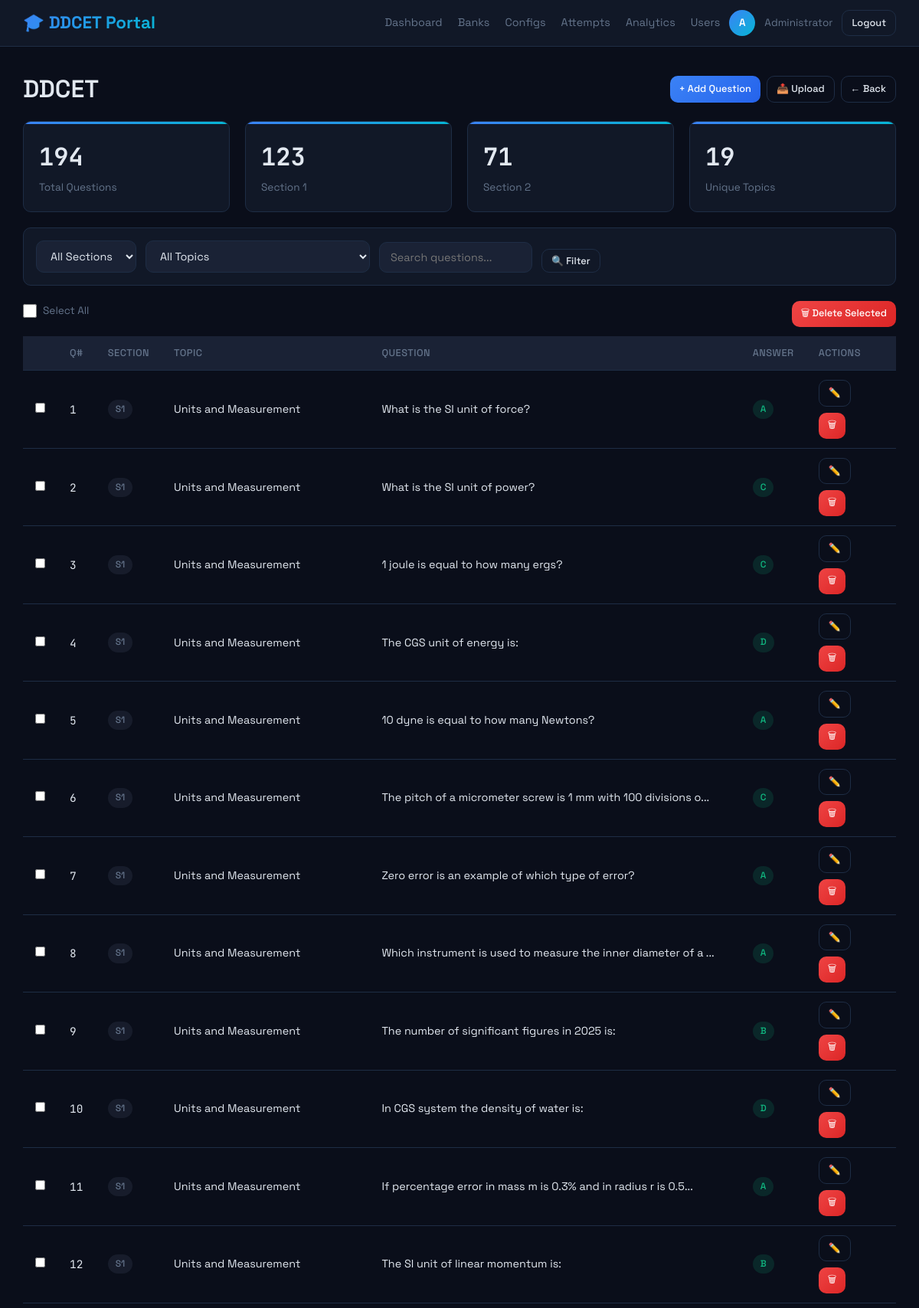
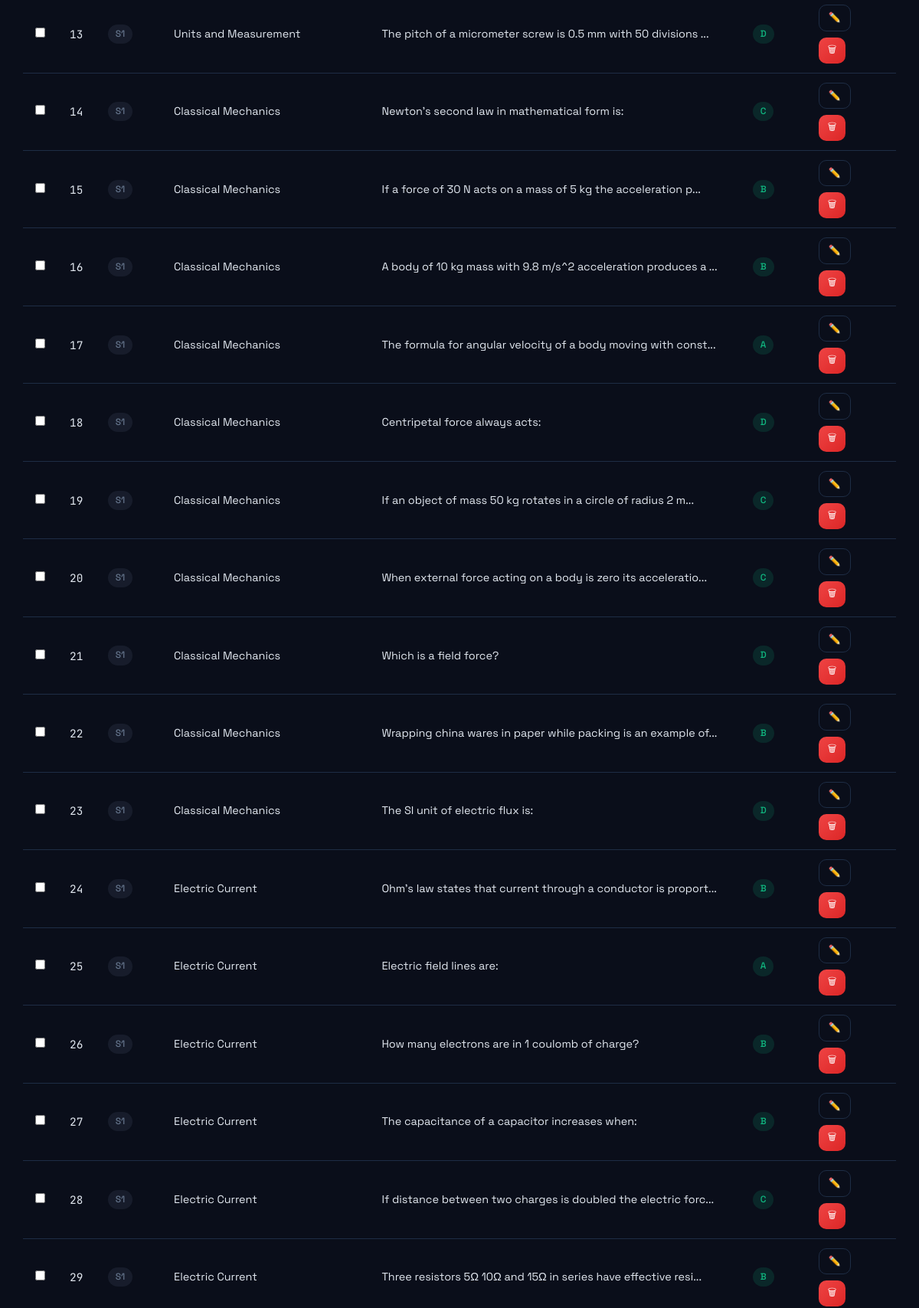
/admin/banks/1/questions (signed in, upper part), run on the app's committed database (2 pictures, top to bottom).
### models.py (models this page shows)
class User(UserMixin, db.Model):
    __tablename__ = 'users'
    id = db.Column(db.Integer, primary_key=True, autoincrement=True)
    name = db.Column(db.String(100), nullable=False)
    email = db.Column(db.String(150), unique=True, nullable=False)
    enrollment_number = db.Column(db.String(50), unique=True, nullable=False)
    engineering_branch = db.Column(db.String(100), nullable=False, default='Other')
    password = db.Column(db.String(255), nullable=False)
    role = db.Column(db.String(20), default='student')
    created_at = db.Column(db.DateTime, default=datetime.utcnow)
    is_active_user = db.Column(db.Boolean, default=True)
    @property
    def is_active(self):
        return self.is_active_user

class QuestionBank(db.Model):
    __tablename__ = 'question_banks'
    id = db.Column(db.Integer, primary_key=True)
    name = db.Column(db.String(150), nullable=False)
    description = db.Column(db.Text, default='')
    year = db.Column(db.Integer, nullable=True)
    section = db.Column(db.Integer, default=0)
    is_active = db.Column(db.Boolean, default=True)
    created_by = db.Column(db.Integer, db.ForeignKey('users.id'))
    created_at = db.Column(db.DateTime, default=datetime.utcnow)
    question_count = db.Column(db.Integer, default=0)
    questions = db.relationship('Question', backref='bank', lazy='dynamic',
                                cascade='all, delete-orphan')
    creator = db.relationship('User', foreign_keys=[created_by])

class Question(db.Model):
    __tablename__ = 'questions'
    id = db.Column(db.Integer, primary_key=True)
    bank_id = db.Column(db.Integer, db.ForeignKey('question_banks.id', ondelete='CASCADE'), nullable=False)
    qno = db.Column(db.Integer, default=0)
    section = db.Column(db.Integer, default=1)
    topic = db.Column(db.String(100), default='General')
    question = db.Column(db.Text, nullable=False)
    option_a = db.Column(db.Text, nullable=False)
    option_b = db.Column(db.Text, nullable=False)
    option_c = db.Column(db.Text, nullable=False)
    option_d = db.Column(db.Text, nullable=False)
    correct_ans = db.Column(db.String(1), nullable=False)
    explanation = db.Column(db.Text, default='')
    created_at = db.Column(db.DateTime, default=datetime.utcnow)

### admin.py (the view)
@admin_bp.route('/banks/<int:bank_id>/questions')
@login_required
@admin_required
def bank_questions(bank_id):
    bank = QuestionBank.query.get_or_404(bank_id)
    page = request.args.get('page', 1, type=int)
    section_f = request.args.get('section', '', type=str)
    topic_f = request.args.get('topic', '', type=str)
    search_q = request.args.get('q', '', type=str)
    query = Question.query.filter_by(bank_id=bank_id)
    if section_f and section_f.isdigit() and int(section_f) in [1, 2]:
        query = query.filter_by(section=int(section_f))
    if topic_f:
        query = query.filter_by(topic=topic_f)
    if search_q:
        query = query.filter(Question.question.ilike(f'%{search_q}%'))
    pagination = query.order_by(Question.qno).paginate(page=page, per_page=50, error_out=False)
    questions = pagination.items
    topics = db.session.query(Question.topic).filter_by(bank_id=bank_id).distinct().order_by(Question.topic).all()
    topics = [t[0] for t in topics if t[0]]
    total = Question.query.filter_by(bank_id=bank_id).count()
    sec1 = Question.query.filter_by(bank_id=bank_id, section=1).count()
    sec2 = Question.query.filter_by(bank_id=bank_id, section=2).count()
    return render_template('admin/bank_detail.html', bank=bank, mode='questions',
                           questions=questions, pagination=pagination, topics=topics,
                           section_f=section_f, topic_f=topic_f, search_q=search_q,
                           total=total, sec1=sec1, sec2=sec2, unique_topics=len(topics))

### admin.py (called while the page is built)
def admin_required(f):
    from functools import wraps
    @wraps(f)
    def decorated(*args, **kwargs):
        if not current_user.is_authenticated or current_user.role != 'admin':
            abort(403)
        return f(*args, **kwargs)
    return decorated

### auth.py (called while the page is built)
def generate_csrf_token():
    if '_csrf_token' not in session:
        session['_csrf_token'] = secrets.token_hex(32)
    return session['_csrf_token']

@auth_bp.before_app_request
def inject_csrf():
    from flask import g
    g.csrf_token = generate_csrf_token()

### templates/admin/bank_detail.html (shortened to what this page needs)
{% extends "base.html" %}
{% block content %}
<div class="main-content">
    {% if mode == 'create' %}
    <h1 style="margin-bottom: 24px;">📚 Create Question Bank</h1>
    <div class="card" style="max-width: 600px;">
        <form method="POST" action="{{ url_for('admin.create_bank') }}">
            <input type="hidden" name="csrf_token" value="{{ g.csrf_token }}">
            <div class="form-group">
                <label for="name">Bank Name *</label>
                <input type="text" name="name" id="name" class="form-control" placeholder="e.g. DDCET 2025 Physics"
                    required>
            </div>
            <div class="form-group">
                <label for="description">Description</label>
                <textarea name="description" id="description" class="form-control"
                    placeholder="Optional description"></textarea>
            </div>
            <div class="form-row">
                <div class="form-group">
                    <label for="year">Year</label>
                    <input type="number" name="year" id="year" class="form-control" placeholder="e.g. 2025">
                </div>
                <div class="form-group">
                    <label for="section">Section</label>
                    <select name="section" id="section" class="form-control">
                        <option value="0">All Sections (Mixed)</option>
                        <option value="1">Section 1 Only</option>
                        <option value="2">Section 2 Only</option>
                    </select>
                </div>
            </div>
            <div class="form-check">
                <input type="checkbox" name="is_active" id="is_active" checked>
                <label for="is_active">Active (available for exams & practice)</label>
            </div>
            <div class="btn-group mt-2">
                <button type="submit" class="btn btn-primary">✅ Create Bank</button>
                <a href="{{ url_for('admin.banks') }}" class="btn btn-outline">Cancel</a>
            </div>
        </form>
    </div>
    {% elif mode == 'questions' %}
    <div class="d-flex justify-between align-center" style="margin-bottom: 16px;">
        <div>
            <h1>{{ bank.name }}</h1>
        </div>
        <div class="btn-group">
            <a href="{{ url_for('admin.add_question', bank_id=bank.id) }}" class="btn btn-primary btn-sm">+ Add
                Question</a>
            <a href="{{ url_for('admin.upload_questions', bank_id=bank.id) }}" class="btn btn-outline btn-sm">📤
                Upload</a>
            <a href="{{ url_for('admin.banks') }}" class="btn btn-outline btn-sm">← Back</a>
        </div>
    </div>
    <div class="card-grid" style="margin-bottom: 20px;">
        <div class="stat-card">
            <div class="stat-value mono">{{ total }}</div>
            <div class="stat-label">Total Questions</div>
        </div>
        <div class="stat-card">
            <div class="stat-value mono">{{ sec1 }}</div>
            <div class="stat-label">Section 1</div>
        </div>
        <div class="stat-card">
            <div class="stat-value mono">{{ sec2 }}</div>
            <div class="stat-label">Section 2</div>
        </div>
        <div class="stat-card">
            <div class="stat-value mono">{{ unique_topics }}</div>
            <div class="stat-label">Unique Topics</div>
        </div>
    </div>
    <div class="card" style="margin-bottom: 20px; padding: 16px;">
        <form method="GET" action="{{ url_for('admin.bank_questions', bank_id=bank.id) }}" class="form-inline">
            <div class="form-group" style="margin-bottom: 0;">
                <select name="section" class="form-control" style="width: auto;">
                    <option value="">All Sections</option>
                </select>
            </div>
            <div class="form-group" style="margin-bottom: 0;">
                <select name="topic" class="form-control" style="width: auto;">
                    <option value="">All Topics</option>
                </select>
            </div>
            <div class="form-group" style="margin-bottom: 0;">
                <input type="text" name="q" class="form-control" placeholder="Search questions..."
                    value="{{ search_q }}" style="width: 200px;">
            </div>
            <button type="submit" class="btn btn-outline btn-sm">🔍 Filter</button>
        </form>
    </div>
    <form method="POST" action="{{ url_for('admin.bulk_delete_questions') }}" id="bulk-form">
        {% if questions %}
        <div style="margin-bottom: 12px; display: flex; justify-content: space-between; align-items: center;">
            <div class="form-check">
                <input type="checkbox" id="select-all-questions">
                <label for="select-all-questions" class="text-muted" style="font-size: .85rem;">Select All</label>
            </div>
            <button type="submit" class="btn btn-danger btn-sm"
                onclick="return confirm('Delete selected questions?')">🗑 Delete Selected</button>
        </div>
        <table class="table-dark">
            <thead>
                <tr>
                    <th style="width:30px;"></th>
                    <th>Q#</th>
                    <th>Section</th>
                    <th>Topic</th>
                    <th>Question</th>
                    <th>Answer</th>
                    <th>Actions</th>
                </tr>
            </thead>
            <tbody>
                {% for q in questions %}
                <tr data-q-id="{{ q.id }}"
                    data-q-json='{{ {"qno": q.qno, "section": q.section, "topic": q.topic, "question": q.question, "option_a": q.option_a, "option_b": q.option_b, "option_c": q.option_c, "option_d": q.option_d, "correct_ans": q.correct_ans, "explanation": q.explanation or ""}|tojson }}'
                    style="cursor:pointer;" onclick="showQuestionPreview('{{ q.id }}')">
                    <td onclick="event.stopPropagation();">
                        <input type="checkbox" name="question_ids" value="{{ q.id }}" class="question-checkbox">
                    </td>
                    <td class="mono">{{ q.qno }}</td>
                    <td><span class="badge badge-muted">S{{ q.section }}</span></td>
                    <td>{{ q.topic }}</td>
                    <td>{{ q.question[:60] }}{% if q.question|length > 60 %}...{% endif %}</td>
                    <td><span class="badge {{ 'badge-warning' if q.correct_ans == 'X' else 'badge-success' }}">{{
                            q.correct_ans }}</span></td>
                    <td onclick="event.stopPropagation();">
                        <div class="btn-group">
                            <a href="{{ url_for('admin.edit_question', q_id=q.id) }}"
                                class="btn btn-outline btn-sm">✏️</a>
                            <form action="{{ url_for('admin.delete_question', q_id=q.id) }}" method="POST"
                                style="display:inline;" class="delete-form">
                                <button type="submit" class="btn btn-danger btn-sm">🗑</button>
                            </form>
                        </div>
                    </td>
                </tr>
                {% endfor %}
            </tbody>
        </table>
        {% endif %}
    </form>
    {% endif %}
</div>
{% endblock %}

### templates/base.html (shortened to what this page needs)
<!DOCTYPE html>
<html lang="en">
<head>
    <link rel="stylesheet" href="{{ url_for('static', filename='css/main.css') }}">
</head>
<body>
    {% block nav %}
    <nav class="nav-dark">
        <a href="/" class="logo">🎓 DDCET Portal</a>
        {% if current_user.is_authenticated %}
        <div class="nav-user">
            <div class="nav-links">
                {% if current_user.role == 'admin' %}
                <a href="{{ url_for('admin.dashboard') }}">Dashboard</a>
                <a href="{{ url_for('admin.banks') }}">Banks</a>
                <a href="{{ url_for('admin.configs') }}">Configs</a>
                <a href="{{ url_for('admin.attempts') }}">Attempts</a>
                <a href="{{ url_for('admin.analytics') }}">Analytics</a>
                <a href="{{ url_for('admin.users') }}">Users</a>
                {% else %}
                <a href="{{ url_for('student.home') }}">Home</a>
                {% endif %}
            </div>
            <div class="user-avatar">{{ current_user.name[0]|upper }}</div>
            <span>{{ current_user.name }}</span>
            <a href="{{ url_for('auth.logout') }}" class="btn btn-outline btn-sm">Logout</a>
        </div>
        {% endif %}
    </nav>
    {% endblock %}
    {% block content %}{% endblock %}
</body>
</html>

### data on the page
User: name "A", name "Administrator"
QuestionBank: name "DDCET"
Question: qno "1", section "1", topic "Units and Measurement", question "What is the SI unit of force?", correct_ans "A"
Question: qno "2", section "1", topic "Units and Measurement", question "What is the SI unit of power?", correct_ans "C"
Question: qno "3", section "1", topic "Units and Measurement", question "1 joule is equal to how many ergs?", correct_ans "C"
Question: qno "4", section "1", topic "Units and Measurement", question "The CGS unit of energy is:", correct_ans "D"
Question: qno "5", section "1", topic "Units and Measurement", question "10 dyne is equal to how many Newtons?", correct_ans "A"
Question: qno "6", section "1", topic "Units and Measurement", question "The pitch of a micrometer screw is 1 mm with 100 divisions o", correct_ans "C"
Question: qno "7", section "1", topic "Units and Measurement", question "Zero error is an example of which type of error?", correct_ans "A"
Question: qno "8", section "1", topic "Units and Measurement", question "Which instrument is used to measure the inner diameter of a", correct_ans "A"
Question: qno "9", section "1", topic "Units and Measurement", question "The number of significant figures in 2025 is:", correct_ans "B"
Question: qno "10", section "1", topic "Units and Measurement", question "In CGS system the density of water is:", correct_ans "D"
Question: qno "11", section "1", topic "Units and Measurement", question "If percentage error in mass m is 0.3% and in radius r is 0.5", correct_ans "A"
Question: qno "12", section "1", topic "Units and Measurement", question "The SI unit of linear momentum is:", correct_ans "B"
Question: qno "13", section "1", topic "Units and Measurement", question "The pitch of a micrometer screw is 0.5 mm with 50 divisions", correct_ans "D"
Question: qno "14", section "1", topic "Classical Mechanics", question "Newton's second law in mathematical form is:", correct_ans "C"
Question: qno "15", section "1", topic "Classical Mechanics", question "If a force of 30 N acts on a mass of 5 kg the acceleration p", correct_ans "B"
Question: qno "16", section "1", topic "Classical Mechanics", question "A body of 10 kg mass with 9.8 m/s^2 acceleration produces a", correct_ans "B"
Question: qno "17", section "1", topic "Classical Mechanics", question "The formula for angular velocity of a body moving with const", correct_ans "A"
Question: qno "18", section "1", topic "Classical Mechanics", question "Centripetal force always acts:", correct_ans "D"
Question: qno "19", section "1", topic "Classical Mechanics", question "If an object of mass 50 kg rotates in a circle of radius 2 m", correct_ans "C"
Question: qno "20", section "1", topic "Classical Mechanics", question "When external force acting on a body is zero its acceleratio", correct_ans "C"
Question: qno "21", section "1", topic "Classical Mechanics", question "Which is a field force?", correct_ans "D"
Question: qno "22", section "1", topic "Classical Mechanics", question "Wrapping china wares in paper while packing is an example of", correct_ans "B"
Question: qno "23", section "1", topic "Classical Mechanics", question "The SI unit of electric flux is:", correct_ans "D"
Question: qno "24", section "1", topic "Electric Current", question "Ohm's law states that current through a conductor is proport", correct_ans "B"
Question: qno "25", section "1", topic "Electric Current", question "Electric field lines are:", correct_ans "A"
Question: qno "26", section "1", topic "Electric Current", question "How many electrons are in 1 coulomb of charge?", correct_ans "B"
Question: qno "27", section "1", topic "Electric Current", question "The capacitance of a capacitor increases when:", correct_ans "B"
Question: qno "28", section "1", topic "Electric Current", question "If distance between two charges is doubled the electric forc", correct_ans "C"
Question: qno "29", section "1", topic "Electric Current", question "Three resistors 5Ω 10Ω and 15Ω in series have effective resi", correct_ans "B"

### other printed values
{{ total }} "194"
{{ sec1 }} "123"
{{ sec2 }} "71"
{{ unique_topics }} "19"
